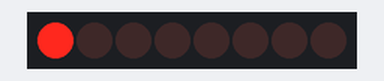
Bench run of a sketch on a simulated ESP32. On the bench: 8 shift-register outputs drawn as a row of LEDs (first output left, lit = HIGH). Wiring (inferred from the names in the program): shift register (74HC595): data GPIO 25; shift clock GPIO 26; latch GPIO 27. Wiring (inferred from the signals the program sends): row of LEDs: on Q0, Q1, Q2, Q3, Q4, Q5, Q6, Q7.

Above: at 1.1 s.
At 5.1 s:
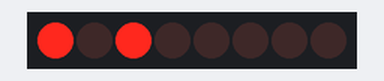
At 10.1 s:
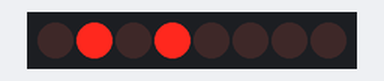
At 20.1 s:
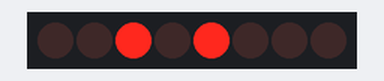
At 29.1 s:
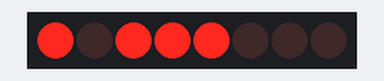
At 39.1 s:
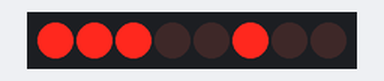
Timing chart, 0 to 40.0 s (numbered marks = the images above):
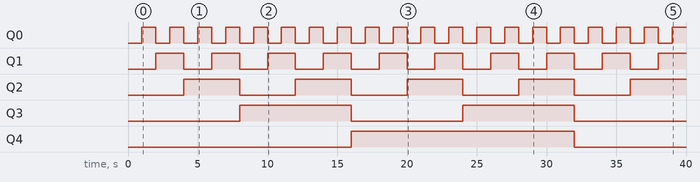

The sketch:

PruebaBotonil.ino
```cpp
int latchpin = 27; //Assign output register clock (pin 12) of 74HC595
int clockpin = 26; //Assign shift register clock (pin 11) of 74HC595
int datapin = 25; //Assign input (pin 14) of 74HC595

void setup()
{
  //set pins as output to control the shift register
  pinMode(latchpin, OUTPUT);
  pinMode(clockpin, OUTPUT);
  pinMode(datapin, OUTPUT);
}

void loop()
{
  //loop - as long the count (i) is less than 256
  // the statements under the loop is excecuted
  for (int i = 0; i < 256; i++) {
    digitalWrite(latchpin, LOW); //set latchpin to LOW so LEDs won't light up while sending in bits
    shiftOut(datapin, clockpin, MSBFIRST, i); // shifts out the bits
    digitalWrite(latchpin, HIGH); //set the latchPin to HIGH for LEDs to light up
    delay (1000); //pause for a second before the next value
  }
}
```

Measured:
- by itself, Q0: alternates HIGH for 1.0 s and LOW for 1.0 s
- by itself, Q1: alternates HIGH for 2.0 s and LOW for 2.0 s
- by itself, Q2: alternates HIGH for 4.0 s and LOW for 4.0 s
- by itself, Q3: alternates HIGH for 8.0 s and LOW for 8.0 s
- by itself, Q4: LOW → HIGH at 16.0 s, → LOW 16.0 s later
